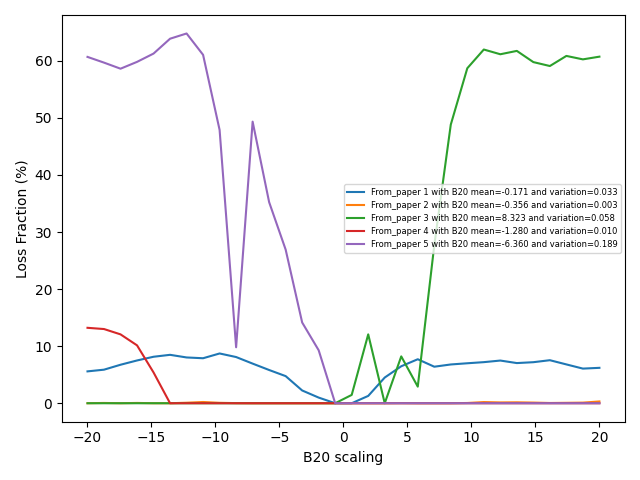

Write Python code to recreate this figure.
#!/usr/bin/env python
import time
import numpy as np
import matplotlib.pyplot as plt
from mpi4py import MPI
from neat.fields import StellnaQS
from neat.tracing import ChargedParticleEnsemble, ParticleEnsembleOrbit, ParticleOrbit, ChargedParticle
## INPUT PARAMETERS
Rmajor_ARIES = 7.7495  # Major radius double double of ARIES-CS
Rminor_ARIES = 1.7044  # Minor radius
s_initial = 0.5
B0 = 5.3267  # Tesla, magnetic field on-axis
energy = 3.52e6  # electron-volt
charge = 2  # times charge of proton
mass = 4  # times mass of proton
ntheta = 15  # resolution in theta
nphi = 7  # resolution in phi
nlambda_trapped = 23  # number of pitch angles for trapped particles
nlambda_passing = 6  # number of pitch angles for passing particles
nsamples = 100000  # resolution in time
tfinal = 1e-3  # seconds
nthreads = 4
stellarator_indices = [1,2,3,4,5]
constant_b20 = False
B20_scaling_array = np.linspace(-30,30,32)#np.logspace(-1.5, 2.0, num=12, base=10.0)
## MPI STUFF
comm = MPI.COMM_WORLD
rank = comm.Get_rank()
size = comm.Get_size()
num_elements = len(B20_scaling_array)
elements_per_process = num_elements // size
start_index = rank * elements_per_process
end_index = start_index + elements_per_process
if rank == size - 1: end_index = num_elements
local_B20_scaling_array = B20_scaling_array[start_index:end_index]
## Do the loop
for stellarator_index in stellarator_indices:
    if rank==0: print(f"Stellarator {stellarator_index}/{len(stellarator_indices)}")
    g_field_basis = StellnaQS.from_paper(stellarator_index, B0=B0, nphi=71)
    g_field = StellnaQS(
        rc=g_field_basis.rc * Rmajor_ARIES, zs=g_field_basis.zs * Rmajor_ARIES,
        etabar=g_field_basis.etabar / Rmajor_ARIES,
        B2c=g_field_basis.B2c * (B0 / Rmajor_ARIES / Rmajor_ARIES),
        B0=B0,nfp=g_field_basis.nfp,order="r3",nphi=g_field_basis.nphi)
    basis_B20 = g_field.B20
    g_field.constant_b20 = constant_b20
    g_particle_ensemble = ChargedParticleEnsemble(r_initial=Rminor_ARIES * np.sqrt(s_initial),r_max=Rminor_ARIES,energy=energy,charge=charge,mass=mass,ntheta=ntheta,nphi=nphi,nlambda_trapped=nlambda_trapped,nlambda_passing=nlambda_passing)
    g_particle = ChargedParticle(r_initial=Rminor_ARIES * np.sqrt(s_initial),energy=energy,charge=charge,mass=mass,
                                 Lambda=0.95,theta_initial=1.5,phi_initial=0.1,vpp_sign=-1)
    local_loss_fractions = []
    local_B20_arrays = []
    for i, B20_scaling in enumerate(local_B20_scaling_array):
    # for i, B20_scaling in enumerate(B20_scaling_array):
        start_time = time.time()
        g_field.B20 = B20_scaling*basis_B20#/np.mean(basis_B20)
        local_B20_arrays.append(g_field.B20)
        g_orbits = ParticleEnsembleOrbit(g_particle_ensemble,g_field,nsamples=nsamples,tfinal=tfinal,nthreads=nthreads,constant_b20=constant_b20)
        g_orbits.loss_fraction(r_max=Rminor_ARIES, jacobian_weight=True)
        local_loss_fractions.append(g_orbits.loss_fraction_array[-1]*100)
        total_time = time.time() - start_time
        print(f"  B20 scaling={B20_scaling:.1e} and {g_orbits.nparticles} particles took {total_time:.1f}s and loss fraction is {g_orbits.loss_fraction_array[-1]*100:.1f}%")
    #     try:
    #         g_orbit = ParticleOrbit(g_particle,g_field,nsamples=nsamples,tfinal=tfinal,constant_b20=constant_b20)
    #         total_time = time.time() - start_time
    #         print(f"  #{i+1}/{len(B20_scaling_array)} with B20 scaling={B20_scaling:.1e} took {total_time:.1e}s, final s is {(g_orbit.r_pos[-1]/Rminor_ARIES)**2:.2f}, max energy conservation error is {np.max(np.abs((g_orbit.total_energy-g_orbit.total_energy[0])/g_orbit.total_energy[0])):.1e} and max momentum conservation error is {np.max(np.abs((g_orbit.p_phi-g_orbit.p_phi[0])/g_orbit.p_phi[0])):.1e}")
    #         g_orbit.plot()
    #     except Exception as e:
    #         total_time = time.time() - start_time
    #         print(f"  #{i+1}/{len(B20_scaling_array)} with B20 scaling={B20_scaling:.1e} took {total_time:.1e}s and failed with error {e}")
    #     g_field.B20 = basis_B20
    # exit()
    local_loss_fractions = np.array(local_loss_fractions)
    local_B20_arrays = np.array(local_B20_arrays)
    # # plt.figure()
    if rank == 0:
        all_loss_fractions = np.empty(num_elements, dtype=float)
        all_B20_arrays = np.empty((num_elements,len(g_field.B20)), dtype=float)
    else:
        all_loss_fractions = None
        all_B20_arrays = None
    comm.Gather(local_loss_fractions, all_loss_fractions, root=0)
    comm.Gather(local_B20_arrays, all_B20_arrays, root=0)
    if rank == 0:
        plt.xlabel("B20 scaling")
        plt.ylabel("Loss Fraction (%)")
        line, = plt.plot(B20_scaling_array, all_loss_fractions, label=f"From_paper {stellarator_index} with B20 mean={np.mean(g_field.B20):.3f} and variation={g_field.B20_variation:.3f}")
        plt.legend(fontsize=6)
        plt.tight_layout()
        plt.savefig(f"scan_B20.png")
MPI.Finalize()